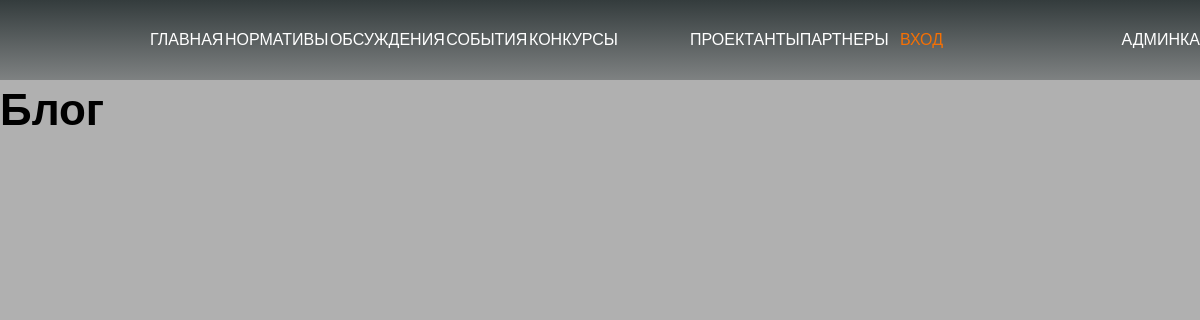
Page /blog/ on the earlier database version.
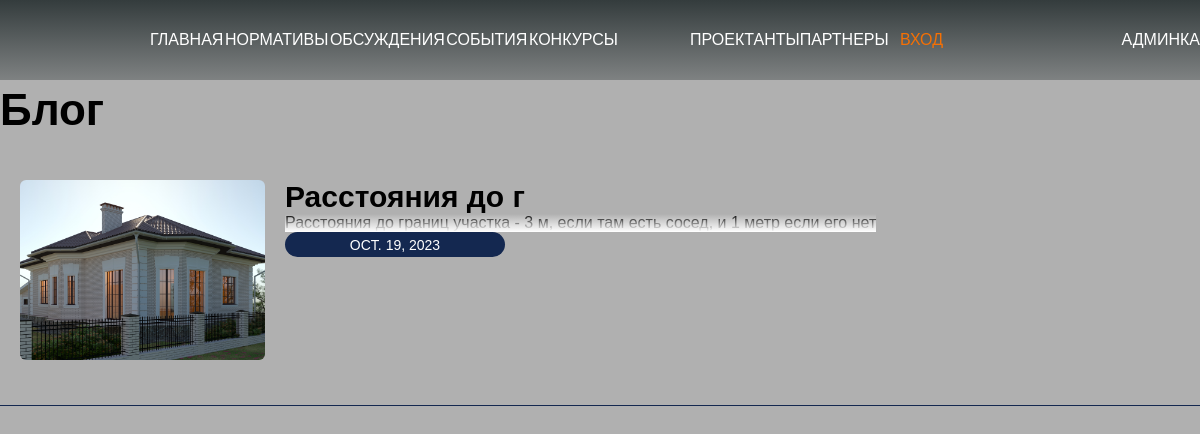
Same page on the later database version.
### blog/models.py (models this page shows, shortened)
class Article(models.Model):
    title = models.CharField('Заголовок',max_length=15)  # Ограниченная строка
    desc= models.TextField('Описание')  # Ограниченная строка
    image= models.ImageField('Изображение',upload_to=f'{APP_NAMES.BLOG}/image')  # строка по изображению (отдельный тип данных)
    date = models.DateField('Дата')  # Дата
    url = models.URLField('Доп. источник',blank=True)  # Ссылка
    class Meta:
        verbose_name = APP_NAMES.ARTICLES
        verbose_name_plural = VERBOSE_APP_NAMES.ARTICLES

### blog/views.py (the view)
# urls.py: path('', views.blogView, name=views.app_name),
def blogView(request):
    articles = Article.objects.all()
    return render(request, template_name=f'./{app_name}/{app_name}.html', context={'articles': articles, 'page_name':verbose_name,'page_style':app_name})

### blog/templates/blog/blog.html
{% extends 'base.html' %}
{% block content %}
        <main>
            <div class="wrapper">
                <h1 class="title title--h1">Блог</h1>
                {% for article in articles %}
                    <div class="card">
                        <div class="col-l">
                            <img class="card__img" src="{{ article.image.url }}" alt="">
                        </div>
                        <div class="col-r">
                            <a class="title card__title" href="{% url 'article' article.id %}">{{ article.title }}</a>
                            <p class="card__desc">{{ article.desc|truncatechars:450 }}</p>
                            <p class = "card__date">{{ article.date }}</p>
                        </div>
                    </div>
                {% endfor %}
            </div>
        </main>
{% endblock %}

Differences in the rows shown:
added Article: image (picture), title "Расстояния до г", desc "Расстояния до границ участка - 3 м, если там есть сосед, и 1 метр если его нет", date "OCT. 19, 2023"
